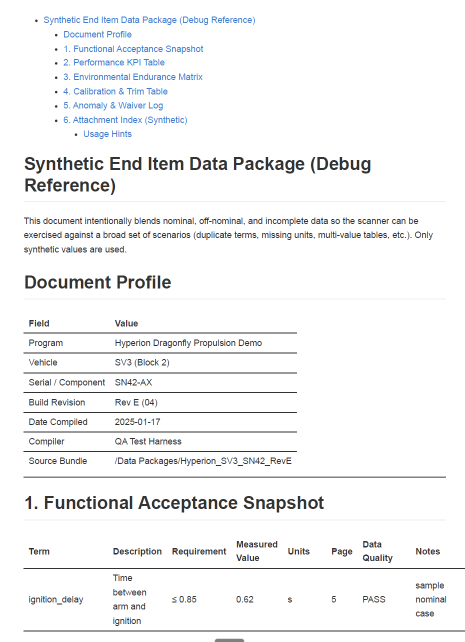
#> input picture image/commands/1766336476365.png, 930 x 1284 px (shown at 1/2 size); its folder holds only this picture in this run
$ python -i OCR_line_geometry_solver.core.py   (imports and definitions only)
#> lines starting #> are read from the running program, lines starting #| are printed output that depends on the picture
#!/usr/bin/env python3
"""
OCR_line_geometry_solver.core

Snapshot of the line-geometry-based OCR core used to suppress table/box lines.
This module proxies through to eidp_term_scanner.core.py and overrides the
EasyOCR boxes path with geometric line detection + masking.
"""
from __future__ import annotations

from pathlib import Path as _Path
import importlib.util as _importlib
import math as _math
import os as _os
import sys as _sys
from typing import Any as _Any, Dict as _Dict, List as _List, Sequence as _Sequence, Tuple as _Tuple

import numpy as _np  # type: ignore
try:
    import cv2  # type: ignore
except Exception:
    cv2 = None  # type: ignore

try:
    import fitz  # type: ignore
except Exception:
    fitz = None  # type: ignore


_ORIG_CORE_PATH = _Path(__file__).with_name("eidp_term_scanner.core.py")

_spec = _importlib.spec_from_file_location("eidp_core_orig", _ORIG_CORE_PATH)
# [2 lines not run here, left out]
_orig = _importlib.module_from_spec(_spec)
# [7 lines not run here, left out]


_DEFAULT_MAX_EASYOCR_DPI = 800

# Threshold that governs when we try backup OCR retries.
_BACKUP_CONF_THRESHOLD = 0.5
_TESS_BIN: str | None = None


# [166 lines left out: functions _backup_enabled, _clamp_ocr_dpi, _tesseract_backup_enabled, _angle_diff_deg, _bbox_center, _bbox_long_short and 2 more, not called in this run]


def _detect_lines(img_rgb: _np.ndarray) -> _List[_Tuple[float, float, float, float, float, float]]:
    lines: _List[_Tuple[float, float, float, float, float, float]] = []
    if cv2 is None:
        return lines
    try:
        gray = cv2.cvtColor(img_rgb, cv2.COLOR_RGB2GRAY)
        edges = cv2.Canny(gray, 40, 120, apertureSize=3)
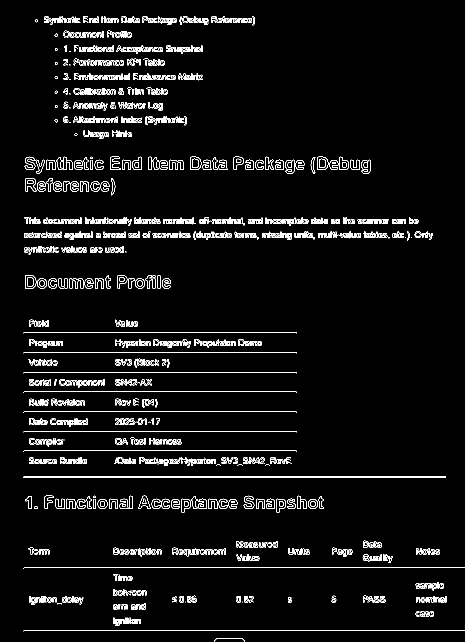
#> edges: shape (1284, 930) (shown at 1/2 size); 4.1% white in thin lines or dots
        h, w = edges.shape
#> h = 1284; w = 930
        min_len = max(int(min(h, w) * 0.05), 12)
#> min_len = 46
        lines_p = cv2.HoughLinesP(edges, 1, _math.pi / 180.0, threshold=40, minLineLength=min_len, maxLineGap=6)
#> lines_p = 393 rows, first 6: [48, 1135, 929, 1135], [48, 1260, 929, 1260], [48, 952, 890, 952], [47, 955, 891, 955], [48, 783, 592, 783], [48, 901, 592, 901]
        if lines_p is not None:
            for x1, y1, x2, y2 in lines_p[:, 0, :]:
                dx, dy = float(x2 - x1), float(y2 - y1)
                length = _math.hypot(dx, dy)
                if length < min_len:
                    continue
                angle = _math.degrees(_math.atan2(dy, dx))
                lines.append((float(x1), float(y1), float(x2), float(y2), length, angle))
#> this loop made 393 passes
#> (x1, y1, x2, y2, dx, dy, length, angle) on passes 1 to 3: (48, 1135, 929, 1135, 881, 0, 881, 0), (48, 1260, 929, 1260, 881, 0, 881, 0), (48, 952, 890, 952, 842, 0, 842, 0)
#> after the loop, lines = 393 items, first 6: (48, 1135, 929, 1135, 881, 0), (48, 1260, 929, 1260, 881, 0), (48, 952, 890, 952, 842, 0), (47, 955, 891, 955, 844, 0), (48, 783, 592, 783, 544, 0), (48, 901, 592, 901, 544, 0)
        # Optional: try LSD for missed lines
        try:
            lsd = cv2.createLineSegmentDetector(cv2.LSD_REFINE_STD)
            lsd_lines, _, _, _ = lsd.detect(edges)
#> lsd_lines = 743 rows, first 6: [174.4, 92.79, 164.4, 92.83], [379.4, 1097.8, 368.1, 1097.8], [180.6, 63.95, 165.6, 63.99], [151.9, 74.74, 170.6, 74.75], [96.88, 1097.9, 78.12, 1097.8], [78.12, 1204.7, 91.88, 1204.7]
            if lsd_lines is not None:
                for l in lsd_lines:
                    x1, y1, x2, y2 = l[0]
                    dx, dy = float(x2 - x1), float(y2 - y1)
                    length = _math.hypot(dx, dy)
                    if length < min_len:
                        continue
                    angle = _math.degrees(_math.atan2(dy, dx))
                    lines.append((float(x1), float(y1), float(x2), float(y2), length, angle))
#> this loop made 743 passes
#> (x1, y1, x2, y2, dx, dy, length) on passes 1 to 3: (174.4, 92.79, 164.4, 92.83, -10, 0.0361, 10), (379.4, 1097.8, 368.1, 1097.8, -11.25, -0.036, 11.25), (180.6, 63.95, 165.6, 63.99, -15, 0.0409, 15)
#> after the loop, lines = 417 items, first 6: (48, 1135, 929, 1135, 881, 0), (48, 1260, 929, 1260, 881, 0), (48, 952, 890, 952, 842, 0), (47, 955, 891, 955, 844, 0), (48, 783, 592, 783, 544, 0), (48, 901, 592, 901, 544, 0)
        except Exception:
            pass
    except Exception:
        pass
    return lines


# [564 lines left out: functions _is_line_artifact, _rerun_low_conf_token, _reconstruct_token_from_glyphs, _refine_backslash_value, _get_easyocr_boxes_page, not called in this run]


_orig._get_easyocr_boxes_page = _get_easyocr_boxes_page  # type: ignore[attr-defined]

>>> import cv2
>>> picture = cv2.cvtColor(cv2.imread('../../image/commands/1766336476365.png'), cv2.COLOR_BGR2RGB)
>>> result = _detect_lines(picture)
#> result has the same summary as lines in _detect_lines
